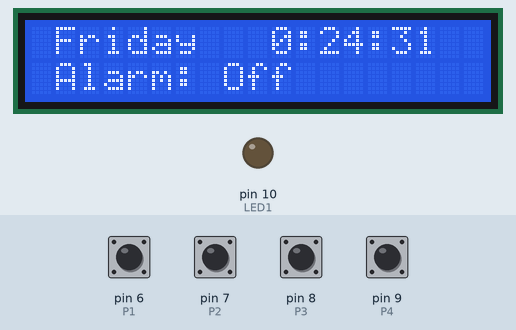
Bench run of a sketch on a simulated Arduino Uno, built with avr-gcc and run on an emulated ATmega328P. Shown: 19×2 character LCD, output pins drawn as LEDs (lit = HIGH). The test bench sets the inputs (shaded band); at power-on: pin 6 (P1), pin 7 (P2), pin 8 (P3), pin 9 (P4) HIGH. The local clock reads 2024-03-15 10:24:30 at power-on unless the sketch sets it.

Above: at 1.2 s.
1.3 s: pin 6 (P1) pulled LOW for 0.4 s
At 2.8 s:
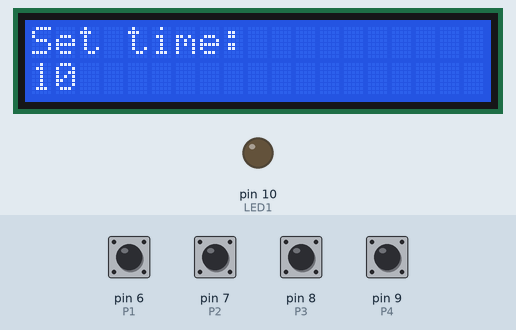
3.2 s: pin 6 (P1) pulled LOW for 1 s
At 5.9 s:
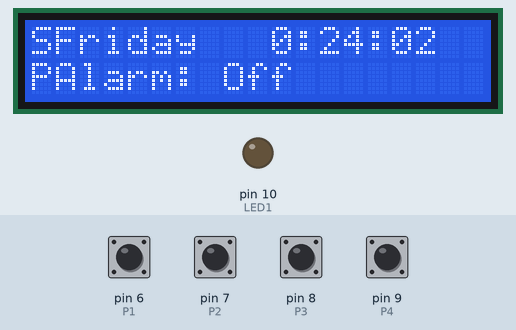
7.2 s: pin 9 (P4) pulled LOW for 0.4 s
At 8.8 s:
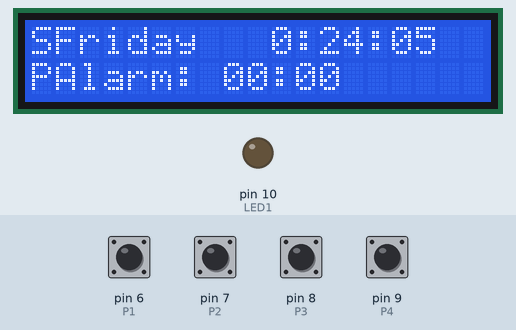
10.6 s: pin 9 (P4) pulled LOW for 1 s
At 12.5 s:
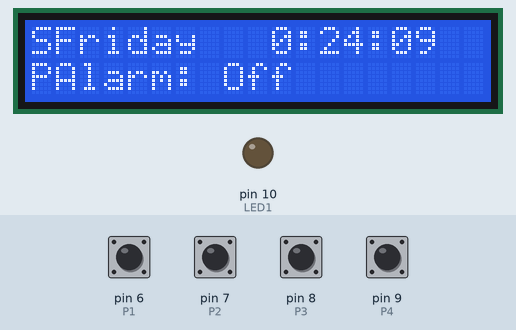
13.5 s: pin 6 (P1) pulled LOW for 0.4 s
At 14.1 s:
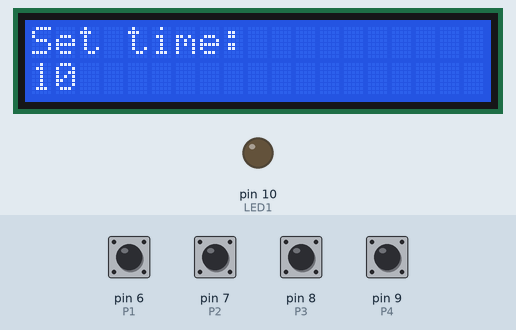
16.9 s: pin 7 (P2) pulled LOW for 1 s
At 18.9 s:
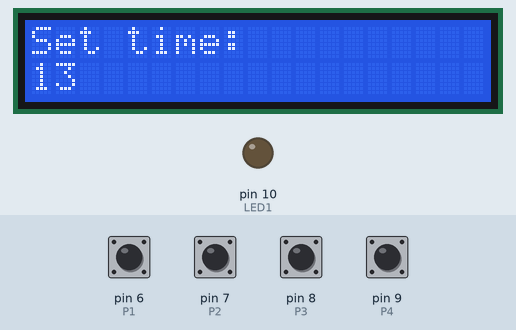
Timing chart, 0 to 20.4 s (numbered marks = the images above; inputs shaded):
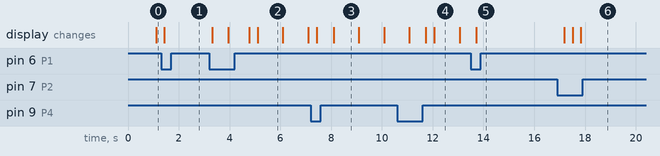

The sketch:

Alarm_Clockv1.1.ino
```cpp
// (licence header left out)
//************libraries**************//
#include <Wire.h>
#include <RTClib.h>
#include <LiquidCrystal_I2C.h>

//***********define variables*************//
LiquidCrystal_I2C lcd(0x27,19,2); // Display  I2C 19 x 2 - changed to fit our LCD dimensions
RTC_DS1307 RTC;

//************Button*****************//
int P1=6; // Button SET MENU'
int P2=7; // Button +
int P3=8; // Button -
int P4=9; // SWITCH Alarm

//**************Alarm***************//
//#define LED 13  //took out this LED bc its digital - HW
#define LED1 10

//************Variables**************//
int hourupg;
int minupg;
int yearupg;
int monthupg;
int dayupg;
int menu =0;
int setAll =0;

uint8_t alarmHours = 0, alarmMinutes = 0;  // Holds the current alarm time


void setup()
{

  lcd.begin();
  lcd.backlight();
  lcd.clear();

  pinMode(P1,INPUT_PULLUP); // https://www.arduino.cc/en/Tutorial/InputPullupSerial
  pinMode(P2,INPUT_PULLUP);
  pinMode(P3,INPUT_PULLUP);
  pinMode(P4,INPUT_PULLUP);
  pinMode(LED1,OUTPUT);
  //pinMode(buzzer, OUTPUT); // Set buzzer as an output - LED in our case
  printAllOff();
  Serial.begin(9600);
  Wire.begin();
  RTC.begin();

  if (! RTC.isrunning()) {
    Serial.println("RTC is NOT running!");
    // Set the date and time at compile time
    //RTC.adjust(DateTime(__DATE__, __TIME__));
  }
  // RTC.adjust(DateTime(__DATE__, __TIME__)); //removing "//" to adjust the time
    // The default display shows the date and time
  int menu=0;
}

void loop()
{

// check if you press the SET button and increase the menu index
  if(digitalRead(P1)== LOW)
  {
   menu=menu+1;
  }
  if((digitalRead(P2)== LOW)&&(digitalRead(P3)== LOW))
  {

    DisplaySetHourAll();
    DisplaySetMinuteAll();
    lcd.clear();
    lcd.setCursor(5,0);
    lcd.print("ALARM");
    lcd.setCursor(5,1);
    lcd.print(alarmHours, DEC);
    lcd.print(":");
    lcd.print(alarmMinutes, DEC);
    delay(1000);
    lcd.clear();
  }

// in which subroutine should we go?
  if (menu==0)
    {
     DisplayDateTime(); // void DisplayDateTime
     Alarm(); // Alarm control
          }
  if (menu==1)
    {
    DisplaySetHour();
    }
  if (menu==2)
    {
    DisplaySetMinute();
    }
//  if (menu==3)
//    {
//    DisplaySetYear();
//    }
//  if (menu==4)
//    {
//    DisplaySetMonth();
//    }
//  if (menu==5)
//    {
//    DisplaySetDay();
//    }
  if (menu==6)
    {
    StoreAgg();
    delay(500);
    menu=0;
    }
    delay(100);
}


void DisplayDateTime ()
{
// We show the current date and time
  DateTime now = RTC.now();

  lcd.setCursor(9, 0);
  //lcd.print("Hour : ");

  //hours:
  if (now.hour()<=9)
  {
    lcd.print("0");
  }
  lcd.print(now.hour(), DEC);
  hourupg=now.hour();
  lcd.print(":");

  //minutes
  if (now.minute()<=9)
  {
    lcd.print("0");
  }
  lcd.print(now.minute(), DEC);
  minupg=now.minute();

  //seconds
  lcd.print(":");
  if (now.second()<=9)
  {
    lcd.print("0");
  }
  lcd.print(now.second(), DEC);


  //FORMATTING DATE month/day/year
//  lcd.setCursor(0, 1);
  //lcd.print("Date : ");

  //month
//  if (now.month()<=9)
//  {
//    lcd.print("0");
//  }
//  lcd.print(now.month(), DEC);
//  monthupg=now.month();
//  lcd.print("/");

  //day
//  if (now.day()<=9)
//  {
//    lcd.print("0");
//  }
//  lcd.print(now.day(), DEC);
//  dayupg=now.day();
//  lcd.print("/");

  //year
//  lcd.print(now.year(), DEC);
//  yearupg=now.year();

 //day and position on LCD
  char DOW[][10]={"Sunday   ","Monday   ","Tuesday  ","Wednesday","Thursday ","Friday   ","Saturday "};
  lcd.setCursor(1, 0);
  //lcd.print("Day  : ");
  lcd.print(DOW[now.dayOfTheWeek()]); // if it appears error in the code, enter the code given below
  //lcd.print(DOW[now.dayOfWeek()]);
}

void DisplaySetHour()
{
// time setting
  lcd.clear();
  DateTime now = RTC.now();
  if(digitalRead(P2)==LOW)
  {
    if(hourupg==23)
    {
      hourupg=0;
    }
    else
    {
      hourupg=hourupg+1;
    }
  }
   if(digitalRead(P3)==LOW)
  {
    if(hourupg==0)
    {
      hourupg=23;
    }
    else
    {
      hourupg=hourupg-1;
    }
  }
  lcd.setCursor(0,0);
  lcd.print("Set time:");
  lcd.setCursor(0,1);
  lcd.print(hourupg,DEC);
  delay(200);
}

void DisplaySetMinute()
{
// Setting the minutes
  lcd.clear();
  if(digitalRead(P2)==LOW)
  {
    if (minupg==59)
    {
      minupg=0;
    }
    else
    {
      minupg=minupg+1;
    }
  }
   if(digitalRead(P3)==LOW)
  {
    if (minupg==0)
    {
      minupg=59;
    }
    else
    {
      minupg=minupg-1;
    }
  }
  lcd.setCursor(0,0);
  lcd.print("Set Minutes:");
  lcd.setCursor(0,1);
  lcd.print(minupg,DEC);
  delay(200);
}


//Comment this out??
//void DisplaySetYear()
//{
//// setting the year
//  lcd.clear();
//  if(digitalRead(P2)==LOW)
//  {
//    yearupg=yearupg+1;
//  }
//   if(digitalRead(P3)==LOW)
//  {
//    yearupg=yearupg-1;
//  }
//  lcd.setCursor(0,0);
//  lcd.print("Set Year:");
//  lcd.setCursor(0,1);
//  lcd.print(yearupg,DEC);
//  delay(200);
//}

//void DisplaySetMonth()
//{
//// Setting the month
//  lcd.clear();
//  if(digitalRead(P2)==LOW)
//  {
//    if (monthupg==12)
//    {
//      monthupg=1;
//    }
//    else
//    {
//      monthupg=monthupg+1;
//    }
//  }
//   if(digitalRead(P3)==LOW)
//  {
//    if (monthupg==1)
//    {
//      monthupg=12;
//    }
//    else
//    {
//      monthupg=monthupg-1;
//    }
//  }
//  lcd.setCursor(0,0);
//  lcd.print("Set Month:");
//  lcd.setCursor(0,1);
//  lcd.print(monthupg,DEC);
//  delay(200);
//}

//void DisplaySetDay()
//{
//// Setting the day
//  lcd.clear();
//  if(digitalRead(P2)==LOW)
//  {
//    if (dayupg==31)
//    {
//      dayupg=1;
//    }
//    else
//    {
//      dayupg=dayupg+1;
//    }
//  }
//   if(digitalRead(P3)==LOW)
//  {
//    if (dayupg==1)
//    {
//      dayupg=31;
//    }
//    else
//    {
//      dayupg=dayupg-1;
//    }
//  }
//  lcd.setCursor(0,0);
//  lcd.print("Set Day:");
//  lcd.setCursor(0,1);
//  lcd.print(dayupg,DEC);
//  delay(200);
//}

void StoreAgg()
{
// Variable saving
  lcd.clear();
  lcd.setCursor(0,0);
  lcd.print("SAVING IN");
  lcd.setCursor(0,1);
  lcd.print("PROGRESS");
  RTC.adjust(DateTime(yearupg,monthupg,dayupg,hourupg,minupg,0));
  delay(200);
}
void DisplaySetHourAll()// Setting the alarm minutes
{
  while(digitalRead(P1)==HIGH){

  lcd.clear();

  if(digitalRead(P2)==LOW)
  {
    if(alarmHours==23)
    {
      alarmHours=0;
    }
    else
    {
      alarmHours=alarmHours+1;
    }
  }
   if(digitalRead(P3)==LOW)
  {
    if(alarmHours==0)
    {
      alarmHours=23;
    }
    else
    {
      alarmHours=alarmHours-1;
    }
  }
  lcd.setCursor(0,0);
  lcd.print("Set HOUR Alarm:");
  lcd.setCursor(0,1);
  lcd.print(alarmHours,DEC);
  delay(200);
 }
 delay(200);
}

void DisplaySetMinuteAll()// Setting the alarm minutes
 {
  while(digitalRead(P1)==HIGH){

  lcd.clear();
  if(digitalRead(P2)==LOW)
  {
    if (alarmMinutes==59)
    {
      alarmMinutes=0;
    }
    else
    {
      alarmMinutes=alarmMinutes+1;
    }
  }
   if(digitalRead(P3)==LOW)
  {
    if (alarmMinutes==0)
    {
      alarmMinutes=59;
    }
    else
    {
      alarmMinutes=alarmMinutes-1;
    }
  }
  lcd.setCursor(0,0);
  lcd.print("Set MIN. Alarm:");
  lcd.setCursor(0,1);
  lcd.print(alarmMinutes,DEC);
  delay(200);
 }
 delay(200);
}
void printAllOn(){
   lcd.setCursor(1,1);
  lcd.print("Alarm: ");


  if (alarmHours <= 9)
  {
    lcd.print("0");
  }
  lcd.print(alarmHours, DEC);

  lcd.print(":");
  if (alarmMinutes <= 9)
  {
    lcd.print("0");
  }
  lcd.print(alarmMinutes, DEC);

}
void printAllOff() {
  lcd.setCursor(1, 1);
  lcd.print("Alarm: Off  ");
}
void Alarm(){
   if(digitalRead(P4)== LOW)
  {
   setAll=setAll+1;
  }
  if (setAll==0)
    {
     printAllOff();
     //noTone (buzzer);
     digitalWrite(LED1,LOW);
     }
  if (setAll==1)
    {

     printAllOn();

     DateTime now = RTC.now();
     if ( now.hour() == alarmHours && now.minute() == alarmMinutes )
        {
         lcd.noBacklight();
         DateTime now = RTC.now();
         digitalWrite(LED1,HIGH);
         //tone(buzzer,880); //play the note "A5" (LA5)
         delay (300);
         //tone(buzzer,698); //play the note "F6" (FA5)
         lcd.backlight();
        }
    else{
         //noTone (buzzer);
         digitalWrite(LED1,LOW);
        }

    }
  if (setAll==2)
    {
     setAll=0;
    }
    delay(200);
}
```

Measured:
- after the input at 1.3 s, the display: changes after 0.12 s (image 1)
- after the input at 3.2 s, the display: first changes after 0.12 s (image 2 shows a later state)
- after the input at 7.2 s, the display: first changes after 0.23 s (image 3 shows a later state)
- after the input at 10.6 s, the display: first differs from a run without the input after 1.1 s (image 4 shows a later state)
- after the input at 13.5 s, the display: changes after 0.21 s (image 5)
- after the input at 16.9 s, the display: first changes after 0.29 s (image 6 shows a later state)
- what the display in image 2 shows lasts 1.0 s, from 5.1 s to 6.1 s
